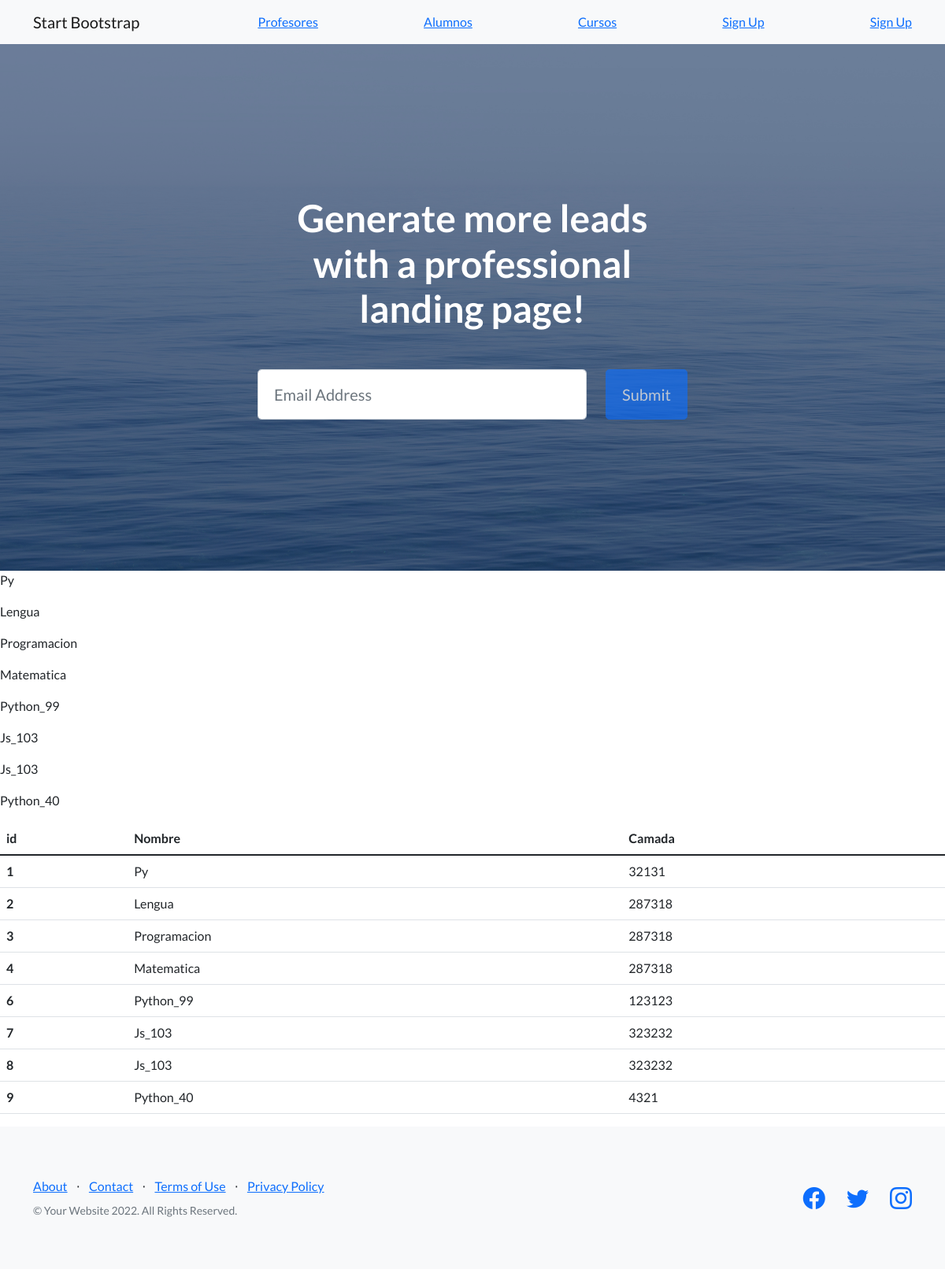
The page /app_coder/cursos on the database its author committed.
### app_coder/models.py (models this page shows)
class Curso(models.Model):
    nombre = models.CharField(max_length=40)
    camada = models.IntegerField()

### app_coder/views.py (the view)
# urls.py: path("cursos" , views.cursos , name="cursos"),
def cursos(request):
    cursos = Curso.objects.all()
    dicc = {"cursos" : cursos}
    plantilla = loader.get_template("cursos.html")
    documento = plantilla.render(dicc)
    return HttpResponse( documento )

### app_coder/template/cursos.html
{% extends "padre.html" %}
{%  load static %}
{% block contenido %}
    {% for n in cursos %}
        <p>{{n.nombre}}</p>
    {% endfor %}
    <table class="table">
        <thead>
          <tr>
            <th scope="col">id</th>
            <th scope="col">Nombre</th>
            <th scope="col">Camada</th>
          </tr>
        </thead>
        <tbody>
            {% for n in cursos %}
            <tr>
                <th scope="row">{{n.id}}</th>
                <td>{{n.nombre}}</td>
                <td>{{n.camada}}</td>
            </tr>
            {% endfor %}
        </tbody>
      </table>
{% endblock %}

### app_coder/template/padre.html (shortened to what this page needs)
<!DOCTYPE html>
<html lang="en">
    <head>
        {% load static %}
        <link href="https://cdn.jsdelivr.net/npm/bootstrap-icons@1.5.0/font/bootstrap-icons.css" rel="stylesheet" type="text/css" />
        <link href="{% static 'app_coder/css/styles.css' %}" rel="stylesheet" />
    </head>
    <body>
        <nav class="navbar navbar-light bg-light static-top">
            <div class="container">
                <a class="navbar-brand" href="#!">Start Bootstrap</a>
                <a class="" href="{% url  'profesores' %}">Profesores</a>
                <a class="" href="{% url 'alumnos' %}">Alumnos</a>
                <a class="" href="{% url 'cursos' %}">Cursos</a>
                <a class="" href="#signup">Sign Up</a>
                <a class="" href="#signup">Sign Up</a>
            </div>
        </nav>
        <header class="masthead">
            <div class="container position-relative">
                <div class="row justify-content-center">
                    <div class="col-xl-6">
                        <div class="text-center text-white">
                            <h1 class="mb-5">Generate more leads with a professional landing page!</h1>
                            <form class="form-subscribe" id="contactForm" data-sb-form-api-token="API_TOKEN">
                                <div class="row">
                                    <div class="col">
                                        <input class="form-control form-control-lg" id="emailAddress" type="email" placeholder="Email Address" data-sb-validations="required,email" />
                                    </div>
                                    <div class="col-auto"><button class="btn btn-primary btn-lg disabled" id="submitButton" type="submit">Submit</button></div>
                                </div>
                            </form>
                        </div>
                    </div>
                </div>
            </div>
        </header>
        {% block contenido %}
        {% endblock %}
        <footer class="footer bg-light">
            <div class="container">
                <div class="row">
                    <div class="col-lg-6 h-100 text-center text-lg-start my-auto">
                        <ul class="list-inline mb-2">
                            <li class="list-inline-item"><a href="#!">About</a></li>
                            <li class="list-inline-item">⋅</li>
                            <li class="list-inline-item"><a href="#!">Contact</a></li>
                            <li class="list-inline-item">⋅</li>
                            <li class="list-inline-item"><a href="#!">Terms of Use</a></li>
                            <li class="list-inline-item">⋅</li>
                            <li class="list-inline-item"><a href="#!">Privacy Policy</a></li>
                        </ul>
                        <p class="text-muted small mb-4 mb-lg-0">&copy; Your Website 2022. All Rights Reserved.</p>
                    </div>
                    <div class="col-lg-6 h-100 text-center text-lg-end my-auto">
                        <ul class="list-inline mb-0">
                            <li class="list-inline-item me-4">
                                <a href="#!"><i class="bi-facebook fs-3"></i></a>
                            </li>
                            <li class="list-inline-item me-4">
                                <a href="#!"><i class="bi-twitter fs-3"></i></a>
                            </li>
                            <li class="list-inline-item">
                                <a href="#!"><i class="bi-instagram fs-3"></i></a>
                            </li>
                        </ul>
                    </div>
                </div>
            </div>
        </footer>
    </body>
</html>

### rows shown on the page
Curso: nombre "Py", id "1", camada "32131"
Curso: nombre "Lengua", id "2", camada "287318"
Curso: nombre "Programacion", id "3", camada "287318"
Curso: nombre "Matematica", id "4", camada "287318"
Curso: nombre "Python_99", id "6", camada "123123"
Curso: nombre "Js_103", id "7", camada "323232"
Curso: nombre "Js_103", id "8", camada "323232"
Curso: nombre "Python_40", id "9", camada "4321"
